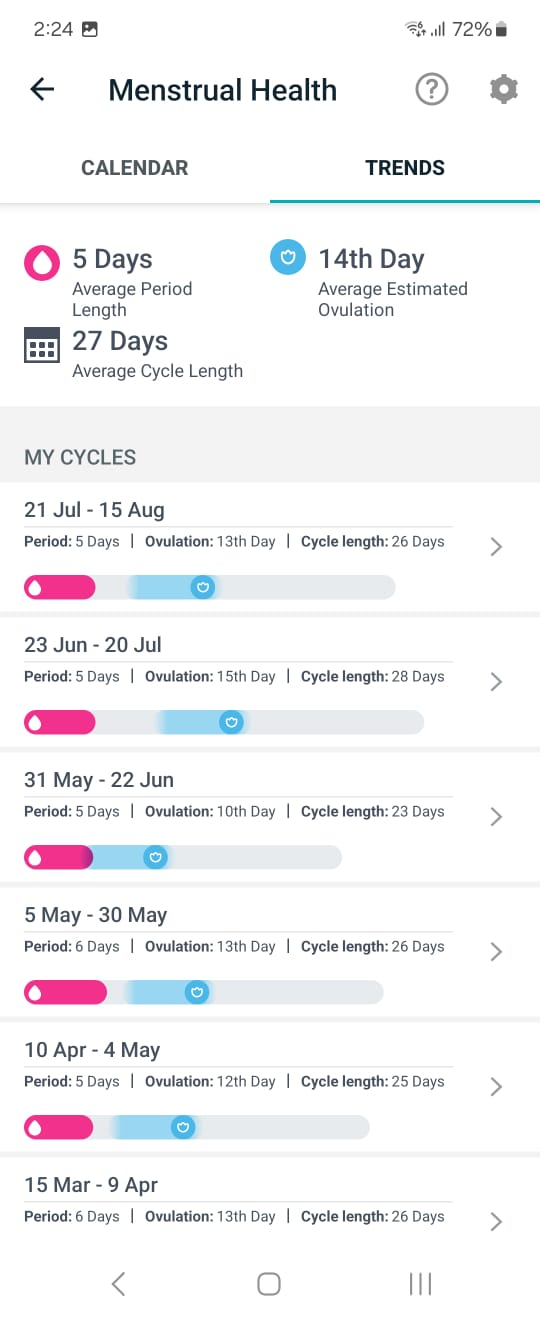
#> input picture .scratch/ref-mh.jpg, 540 x 1320 px, found by its file name
$ python sweep.py
#> lines starting #> are read from the running program, lines starting #| are printed output that depends on the picture; after the words box and inside, x2 and y2 are one past the last pixel; in counts of white or black regions, pixels touching at a corner belong together
from PIL import Image
import numpy as np

def sweep(path, label):
#> called with path = '.scratch/ref-mh.jpg', label = 'REF'
    im = Image.open(path).convert('RGB')
#> im is the input picture: PIL image 540x1320 RGB; mean R, G, B 244.2, 243.8, 245.7
    a = np.array(im).astype(int)
    H, W = a.shape[:2]
#> H = 1320; W = 540
    # ink = any channel < 235
    ink = (a.min(axis=2) < 235)
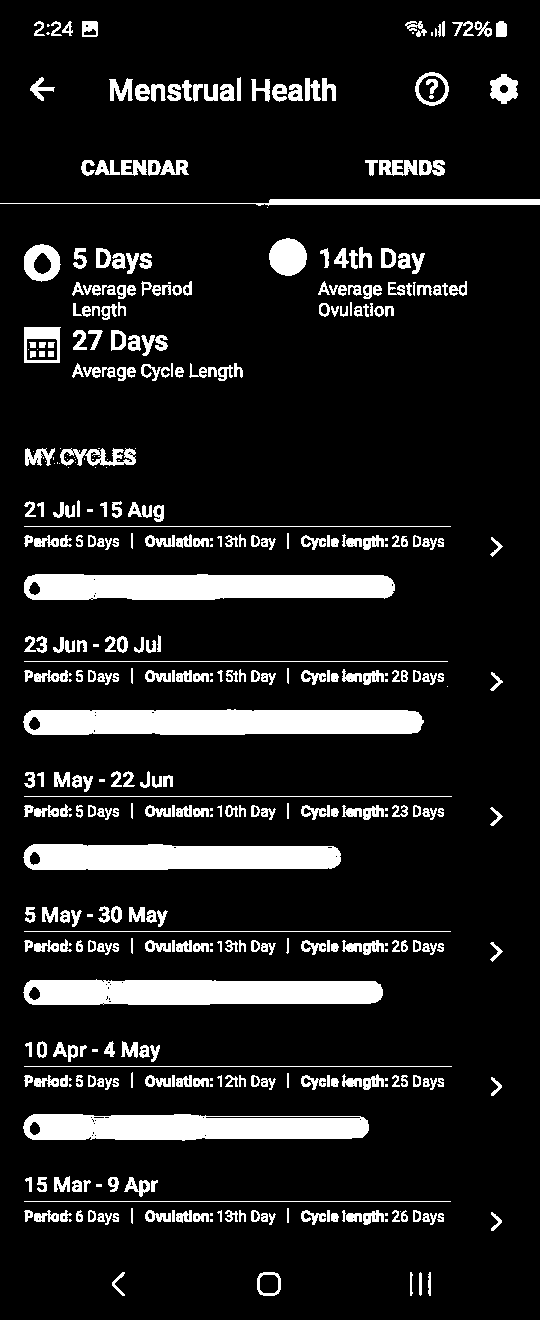
#> ink: shape (1320, 540) bool; 11.8% white; 448 white regions (73 under 20 px), largest, box (x1, y1, x2, y2) and area: (23, 709, 424, 735) 9501, (24, 574, 395, 600) 8695, (23, 979, 383, 1005) 8367
    print(f'== {label} {W}x{H}')
#| == REF 540x1320
    # y bands of ink
    ys = np.where(ink.sum(axis=1) > 2)[0]
#> ys = 643 values from 21 to 1295
    bands = []
    if len(ys):
        start = prev = ys[0]
#> start = 21; prev = 21
        for y in ys[1:]:
            if y > prev + 3:
                bands.append((int(start), int(prev)))
                start = y
            prev = y
#> this loop made 642 passes
#> (y, start, prev) on passes 16, 50: (72, 72, 72), (160, 160, 160)
#> start on passes 66, 73, 134, 152, 206, 225: 199, 238, 302, 327, 448, 501
#> after the loop, bands = 31 pairs, first value 21 to 1208, second value 36 to 1230
        bands.append((int(start), int(prev)))
    for y0, y1 in bands:
        xs = np.where(ink[y0:y1 + 1].any(axis=0))[0]
        # dominant hues in band
        sub = a[y0:y1 + 1]
        dark = (sub.max(axis=2) < 140)  # ink text
        rose = (sub[:, :, 0] > 170) & (sub[:, :, 1] < 190) & (sub[:, :, 2] < 190) & (sub[:, :, 0] > sub[:, :, 2] + 30)
        blue = (sub[:, :, 2] > 160) & (sub[:, :, 2] > sub[:, :, 0] + 20) & (sub[:, :, 1] > 160)
        peach = (sub[:, :, 0] > 200) & (sub[:, :, 1] > 110) & (sub[:, :, 1] < 200) & (sub[:, :, 2] < 160) & (sub[:, :, 0] > sub[:, :, 1] + 30)
        def ranges(mask):
            cols = np.where(mask.any(axis=0))[0]
            runs = []
            for c in cols:
                if runs and c - runs[-1][1] <= 2:
                    runs[-1][1] = c
                else:
                    runs.append([int(c), int(c)])
            return [(a, b) for a, b in runs]
        print(f'  y{y0}-{y1} x{xs[0]}-{xs[-1]}  text:{ranges(dark)}  rose:{ranges(rose)}  blue:{ranges(blue)}  peach:{ranges(peach)}')
#> this loop made 32 passes
#> (y0, y1) on passes 1, 2, 4, 5, 6, 8, 9, 10, 11, 13, 14, 15: (21, 36), (72, 105), (199, 205), (238, 298), (302, 319), (448, 467), (501, 521), (526, 526), (533, 555), (636, 652), (661, 661), (668, 690)
#> (y0, y1, cols in ranges) on passes 3, 7, 12, 20, 32: (160, 175, [373, 386, 388, 408, 413, 423, 438, 439, 440]), (327, 380, [159]), (574, 599, [85]), (844, 869, [90, 91, 92]), (1272, 1295, [113, 114, 116, 117, 119, 120, 122, 279, 420, 429])
#> (printed output is left out)
#> pass 2, in sweep, `sub = a[y0:y1 + 1]`:
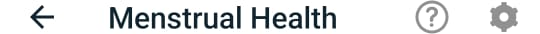
#> sub: shape (34, 540, 3) int64; mean R, G, B 223.4, 225.6, 226.4
#> pass 2, in sweep, `dark = (sub.max(axis=2) < 140)`:
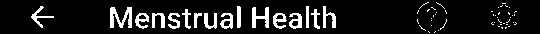
#> dark: shape (34, 540) bool; 11.1% white; 62 white regions (46 under 20 px), largest, box (x1, y1, x2, y2) and area: (110, 7, 132, 28) 259, (252, 7, 269, 28) 190, (323, 6, 336, 28) 135
#> pass 2, in sweep, `blue = (sub[:, :, 2] > 160) & (sub[:, :, 2] > sub[:, :, 0] + 20) & (su..`:
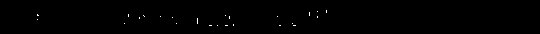
#> blue: shape (34, 540) bool; 0.28% white in thin lines or dots, all inside (x1, y1, x2, y2) = (37, 10, 327, 26)
#> after the loop: blue: shape (24, 540) bool; every value is 0
#> after the loop:
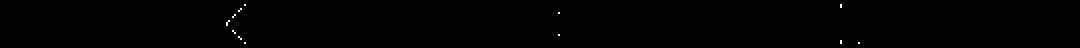
#> dark: shape (24, 540) bool (shown 2 times larger); 0.15% white in thin lines or dots, all inside (x1, y1, x2, y2) = (113, 2, 430, 22)

sweep('.scratch/ref-mh.jpg', 'REF')
sweep('/home/nelsonw/.hermes/cache/images/img_8eb710dae97f.png', 'EXP')
#> (the run stopped early here; a loop or call above may not have finished)

$ run again, with .scratch/bloom-tint-test.png saved as .scratch/ref-mh.jpg
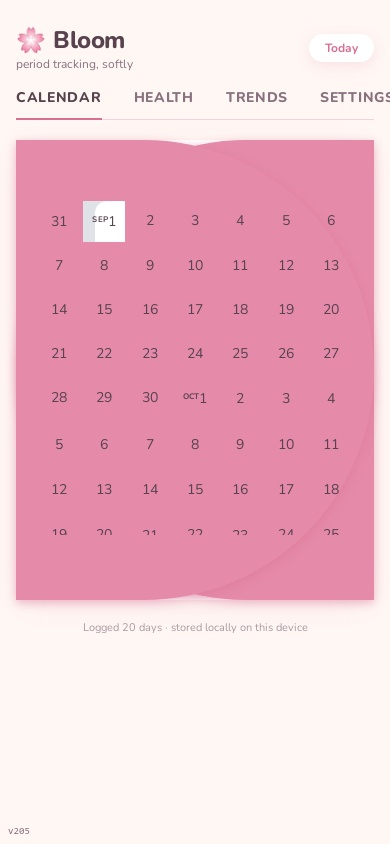
#> input picture .scratch/bloom-tint-test.png, 390 x 844 px, found by its file name
#> in sweep, im is the input picture: PIL image 390x844 RGB; mean R, G, B 239.8, 190.3, 204.5
#> in sweep, `ink = (a.min(axis=2) < 235)`:
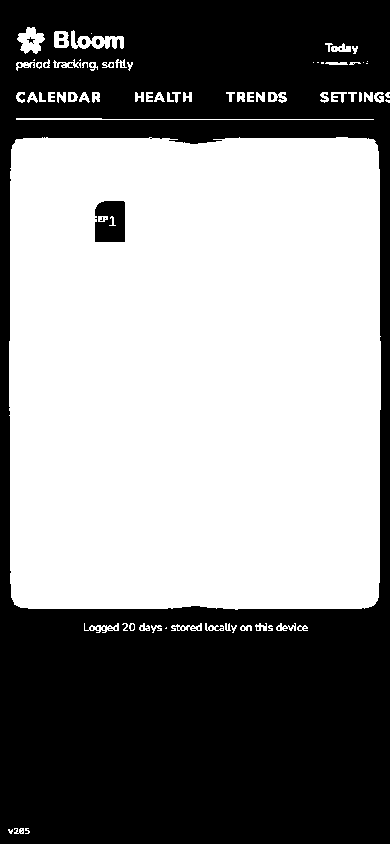
#> ink: shape (844, 390) bool; 53.9% white; 48 black regions (42 under 20 px), largest, box (x1, y1, x2, y2) and area: (0, 0, 390, 844) 150221, (95, 201, 125, 242) 1109, (27, 37, 35, 44) 21, (82, 39, 86, 45) 20, (96, 39, 100, 45) 20, (59, 41, 64, 45) 20
#| == REF 390x844
#> ys = 541 values from 27 to 833
#> in sweep, `start = prev = ys[0]`: start = 27
#> the loop in sweep, `for y in ys[1:]:` made 540 passes
#> (y, start, prev) on passes 27, 39, 50, 52: (59, 59, 59), (92, 92, 92), (118, 118, 118), (137, 137, 137)
#> after the loop in sweep, `for y in ys[1:]:`: bands = [(27, 53), (59, 70), (92, 102), (118, 119), (137, 609), (623, 632)]
#> the loop in sweep, `for y0, y1 in bands:` made 7 passes
#> (printed output is left out)
#> pass 1, in sweep, `rose = (sub[:, :, 0] > 170) & (sub[:, :, 1] < 190) & (sub[:, :, 2] < 1..`:
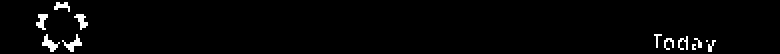
#> rose: shape (27, 390) bool (shown 2 times larger); 2% white in thin lines or dots, all inside (x1, y1, x2, y2) = (18, 1, 358, 26)
